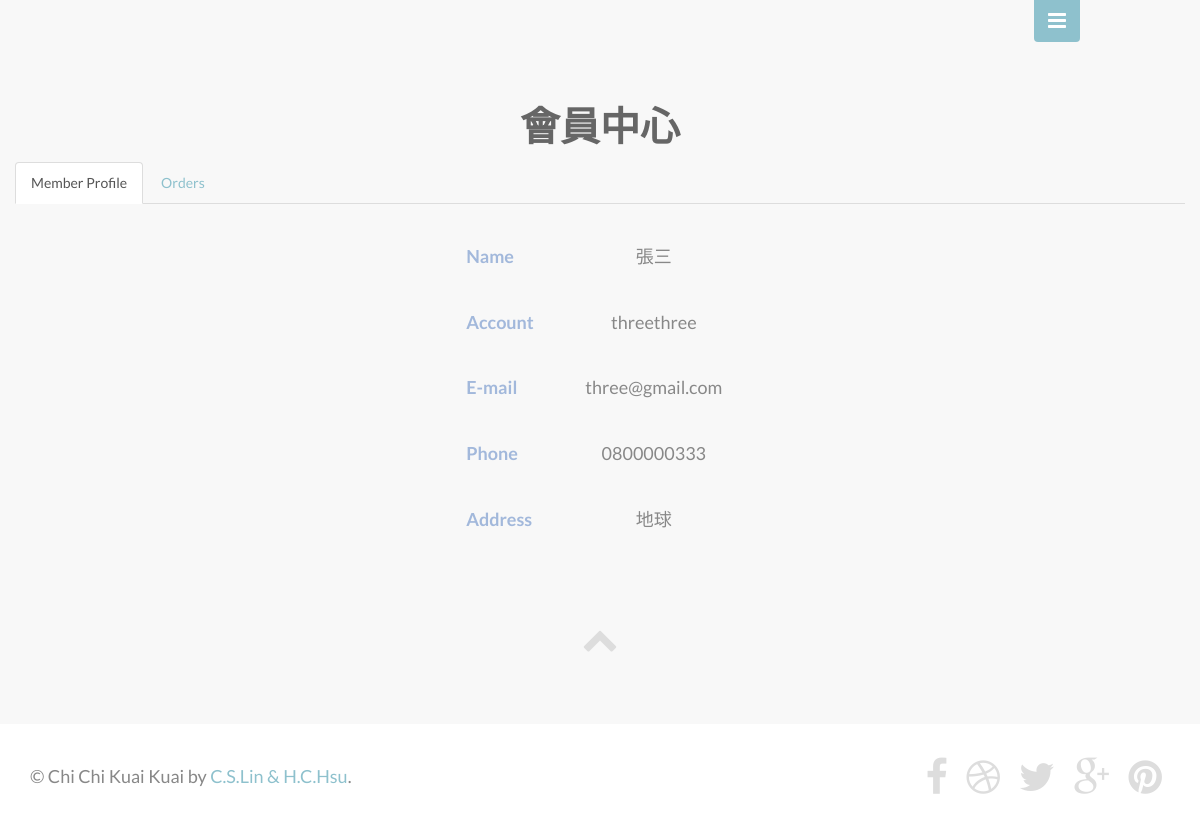
The app's page /member_centre.php (signed in) with its own data.
### tables this page shows
CREATE TABLE `general` (
  `no` int(255) NOT NULL auto_increment,
  `name` varchar(20) NOT NULL,
  `account` varchar(12) NOT NULL,
  `password` varchar(15) NOT NULL,
  `email` varchar(30) NOT NULL,
  `phone` varchar(10) NOT NULL,
  `address` varchar(50) NOT NULL,
  PRIMARY KEY  (`no`)
);

### member_centre.php (the view, shortened to what this page needs)
<?
  $link = mysqli_connect("localhost","root","root123456","group_02") or die("無法開啟MySQL資料庫連結!");
  mysqli_query($link, 'SET CHARACTER SET utf8');
  mysqli_query($link, "SET collation_connection = 'utf8_unicode_ci'");
?>
    <!DOCTYPE html>
    <html>
    <head>
        <link rel="stylesheet" href="assets/bootstrap/css/bootstrap.min.css">
        <link rel="stylesheet" href="assets/font-awesome/css/font-awesome.min.css">
        <link rel="stylesheet" href="assets/css/animate.css">
        <link rel="stylesheet" href="assets/css/magnific-popup.css">
        <link rel="stylesheet" href="assets/css/form-elements.css">
        <link rel="stylesheet" href="assets/css/style.css">
        <link rel="stylesheet" href="assets/css/media-queries.css">
    </head>
    <body>
                <?
      if(empty($_SESSION['user_id']))
        echo "<a href='login.php'>會員登入</a>";
        else if($_SESSION['user_id'] == "llcshan96"){
          echo "<span class='dropdown'>";
          echo "<a href='#' class='dropdown-toggle' data-toggle='dropdown'>辰姍，歡迎<b class='caret'></b></a>";
          echo "<ul class='dropdown-menu'>";
          echo "<li><a href='administrator.php'>管理中心</a></li>";
          echo "<li><a href='session_logout.php'>登出</a></li>";
          echo "</ul>";
          echo "</span>";
        }
      else{
        if ($result = mysqli_query($link, "SELECT * FROM general"))
        {
            while ($row = mysqli_fetch_assoc($result))
            {
                    if ($row["account"] == $_SESSION['user_id']){
                      $name = $row["name"];
                    }
            }
        }
      }
    ?>
        <div class="show-menu"> <a href=""><i class="fa fa-bars"></i></a> </div>
        <div class="block-1-container section-container section-container-gray">
            <div class="container">
                <div class="row">
                    <div class="section-description wow bounceInUp"> <br>
                        <p style="font-size:40px; color:#666666; font-weight:bold;">會員中心</p>
                    </div>
                </div>
                <div class="row">
                    <ul class="nav nav-tabs">
                        <li class="active"><a data-toggle="tab" href="#mp">Member Profile</a></li>
                        <li><a data-toggle="tab" href="#Orders">Orders</a></li>
                    </ul>
                    <div class="tab-content">
                        <div id="mp" class="tab-pane fade in active">
                            <?
            if(empty($_SESSION['user_id']))
              ;
            else if($_SESSION['user_id'] == "llcshan96" || $_SESSION['user_id'] == "dankong")
              ;
            else{
              if ($result = mysqli_query($link, "SELECT * FROM general"))
              {
                  while ($row = mysqli_fetch_assoc($result))
                  {
                          if ($row["account"] == $_SESSION['user_id']){
                            $name = $row["name"];
                            $account = $row["account"];
                            $email = $row["email"];
                            $phone = $row["phone"];
                            $address = $row["address"];
                          }
                  }
              }
              echo "<br>";
              echo "<table align='center'>";
              echo "<tr>";
              echo "  <td height='50' width='100' style='font-weight:bold; font-size:18px; color:#A2B8DB;' align='left'>Name</td>";
              echo "  <td height='50' width='200' style='font-size:18px;'>" . $name ."</td>";
              echo "</tr>";
              echo "<tr>";
              echo "  <td height='50' width='100' style='font-weight:bold; font-size:18px; color:#A2B8DB;' align='left'>Account</td>";
              echo "  <td height='50' width='200' style='font-size:18px;'>" . $account ."</td>";
              echo "</tr>";
              echo "<tr>";
              echo "  <td height='50' width='100' style='font-weight:bold; font-size:18px; color:#A2B8DB;' align='left'>E-mail</td>";
              echo "  <td height='50' width='200' style='font-size:18px;'>" . $email ."</td>";
              echo "</tr>";
              echo "<tr>";
              echo "  <td height='50' width='100' style='font-weight:bold; font-size:18px; color:#A2B8DB;' align='left'>Phone</td>";
              echo "  <td height='50' width='200' style='font-size:18px;'>" . $phone ."</td>";
              echo "</tr>";
              echo "<tr>";
              echo "  <td height='50' width='100' style='font-weight:bold; font-size:18px; color:#A2B8DB;' align='left'>Address</td>";
              echo "  <td height='50' width='200' style='font-size:18px;'>" . $address ."</td>";
              echo "</tr>";
              echo "</table>";
            }
          ?>
                        </div>
                    </div>
                </div>
            </div>
        </div>
        <div class="section-container section-container-gray">
            <div class="container">
                <div class="row">
                    <div class="col-sm-12">
                        <div class="scroll-to-top"> <a class="scroll-link" href="#top-content"><i class="fa fa-chevron-up"></i></a> </div>
                    </div>
                </div>
            </div>
        </div>
        <footer>
            <div class="container">
                <div class="row">
                    <div class="col-sm-7 footer-copyright"> &copy; Chi Chi Kuai Kuai by <a href="aboutus.php">C.S.Lin & H.C.Hsu</a>. </div>
                    <div class="col-sm-5 footer-social"> <a href="#"><i class="fa fa-facebook"></i></a> <a href="#"><i class="fa fa-dribbble"></i></a> <a href="#"><i class="fa fa-twitter"></i></a> <a href="#"><i class="fa fa-google-plus"></i></a> <a href="#"><i class="fa fa-pinterest"></i></a> </div>
                </div>
            </div>
        </footer>
    </body>
    </html>

### assets/css/style.css (style rules this page uses)
body { background: #fff; font-family: 'Lato', sans-serif; font-weight: 400; color: #888; text-align: center; }
a, a:hover, a:focus { color: #8ec1cd; text-decoration: none; -o-transition: all .3s; -moz-transition: all .3s; -webkit-transition: all .3s; -ms-transition: all .3s; transition: all .3s; }
td { table-layout: automatic; padding: 20px; }
.section-container { margin: 0 auto; padding-bottom: 60px; }
.section-container-gray { background: #f8f8f8; }
.section-description { margin-top: 60px; padding-bottom: 10px; }
.section-description p { margin-top: 30px; padding: 0 120px; font-size: 18px; line-height: 32px; }
.scroll-to-top { font-size: 36px; }
.scroll-to-top a { color: #ddd; }
.show-menu, .hide-menu { top: -6px; right: 100px; padding: 0 20px; z-index: 999; text-align: center; }
.show-menu { position: fixed; }
.show-menu a, .hide-menu a { display: inline-block; width: 46px; height: 48px; padding-top: 11px; background: #8ec1cd; font-size: 21px; color: #fff; -moz-border-radius: 4px; -webkit-border-radius: 4px; border-radius: 4px; }
footer { padding: 25px 0 20px 0; text-align: right; }
.footer-copyright { margin: 11px 0 0 0; font-size: 18px; line-height: 32px; text-align: left; }
.footer-social a { margin: 0 8px; font-size: 39px; color: #ddd; }

### records on screen
general: name "張三", account "threethree", email "three@gmail.com", phone "0800000333", address "地球"
